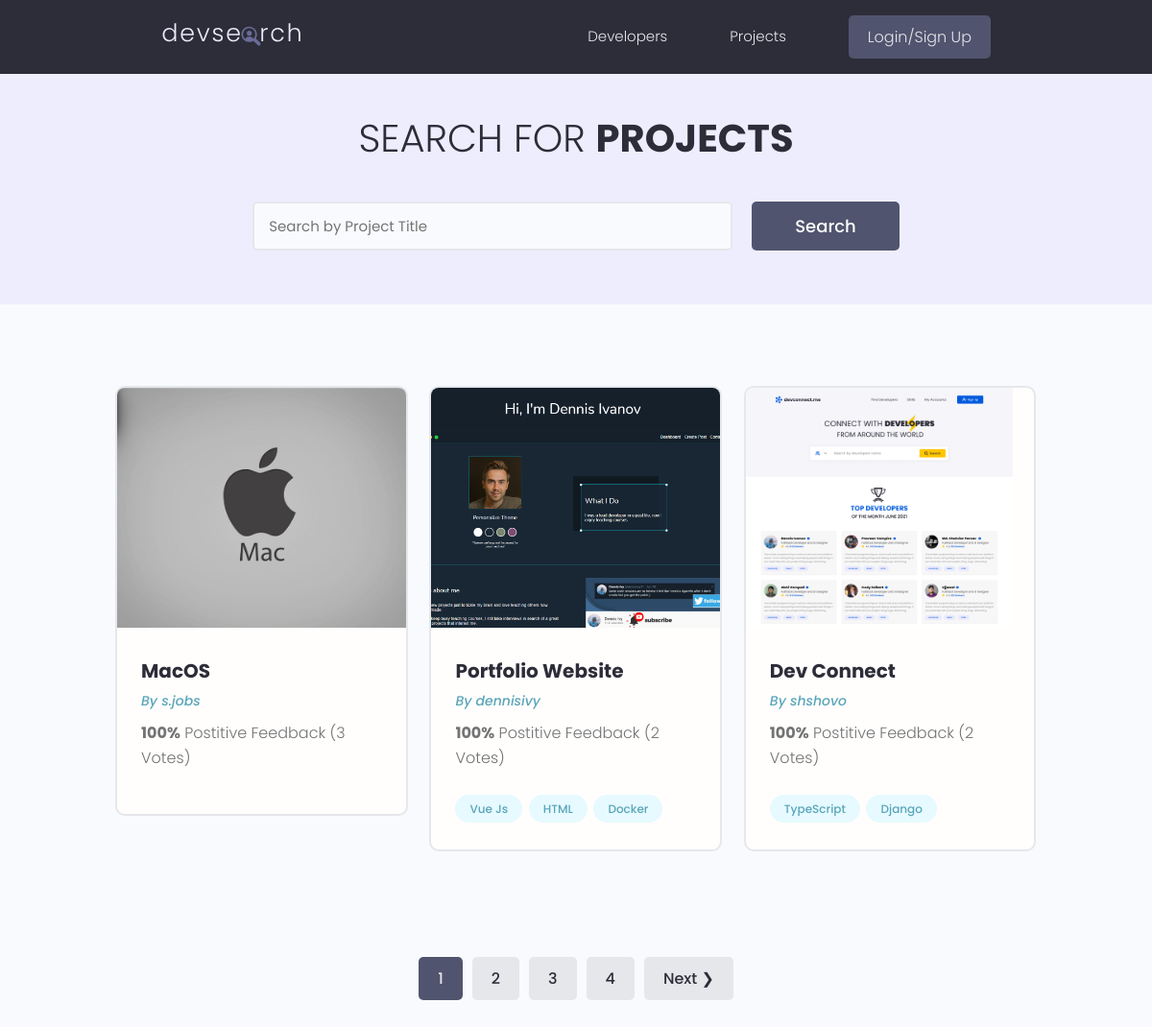
/projects/, run on the app's committed database.
### projects/models.py (models this page shows, shortened)
class Project(models.Model):
    owner = models.ForeignKey(Profile, blank=True, null=True, on_delete=models.SET_NULL)
    title = models.CharField(max_length=200)
    description = models.TextField(null=True, blank=True)
    featured_image = models.ImageField(null=True, blank=True, default='default.jpg')
    demo_link = models.CharField(max_length=2000, null=True, blank=True)
    source_link = models.CharField(max_length=2000, null=True, blank=True)
    created = models.DateTimeField(auto_now_add=True)
    tags = models.ManyToManyField('Tag', blank=True)
    vote_total = models.IntegerField(default=0, null=True, blank=True)
    vote_ratio = models.IntegerField(default=0, null=True, blank=True)
    id = models.UUIDField(default=uuid.uuid4, unique=True,
                          primary_key=True, editable=False)
    class Meta:
        ordering = ['-vote_ratio', '-vote_total']

class Tag(models.Model):
    name = models.CharField(max_length=200)
    created = models.DateTimeField(auto_now_add=True)
    id = models.UUIDField(default=uuid.uuid4, unique=True,
                          primary_key=True, editable=False)
    def __str__(self):
        return self.name

### users/models.py (models this page shows)
class Profile(models.Model):
    user = models.OneToOneField(User, on_delete=models.CASCADE, null=True, blank=True)
    name = models.CharField(max_length=200, null=True, blank=True)
    email = models.EmailField(max_length=200, blank=True, null=True)
    username = models.CharField(max_length=200, null=True, blank=True)
    location = models.CharField(max_length=200, null=True, blank=True)
    short_intro = models.CharField(max_length=200, blank=True, null=True)
    bio = models.TextField(blank=True, null=True)
    profile_image = models.ImageField(null=True, blank=True,
                                      upload_to='profiles/', default='profiles/user-default.png')
    social_github = models.CharField(max_length=200, blank=True, null=True)
    social_twitter = models.CharField(max_length=200, blank=True, null=True)
    social_linkedin = models.CharField(max_length=200, blank=True, null=True)
    social_website = models.CharField(max_length=200, blank=True, null=True)
    created = models.DateTimeField(auto_now_add=True)
    id = models.UUIDField(default=uuid.uuid4, unique=True,
                          primary_key=True, editable=False)
    def __str__(self):
        return str(self.username)
    class Meta:
        ordering = ['profile_image']

### projects/views.py (the view)
# urls.py: path('projects/', views.getProjects),
def projects(request):
    projects, search_query = searchProjects(request)
    projects, custom_range = paginateProjects(request, projects, 3)
    context = {
        'projects': projects,
        'search_query': search_query,
        'custom_range': custom_range,
    }
    return render(request, 'projects/projects.html', context)

### projects/uttils.py (called while the page is built)
def searchProjects(request):
    search_query = ''
    if request.GET.get('search_query'):
        search_query = request.GET.get('search_query')
    tags = Tag.objects.filter(name__icontains=search_query)
    projects = Project.objects.distinct().filter(
        Q(title__icontains=search_query) |
        Q(description__icontains=search_query) |
        Q(owner__username__icontains=search_query) |
        Q(owner__name__icontains=search_query) |
        Q(tags__in=tags)
    )
    return projects, search_query

def paginateProjects(request, projects, results):
    page = request.GET.get('page')
    paginator = Paginator(projects, results)
    try:
        projects = paginator.page(page)
    except PageNotAnInteger:
        page = 1
        projects = paginator.page(page)
    except EmptyPage:
        page = paginator.num_pages
        projects = paginator.page(page)
    leftIndex = (int(page) - 2)
    if leftIndex < 1:
        leftIndex = 1
    rightIndex = (int(page) + 3)
    if rightIndex > paginator.num_pages:
        rightIndex = paginator.num_pages
    custom_range = range(leftIndex, rightIndex + 1)
    return projects, custom_range

### projects/templates/projects/projects.html (shortened to what this page needs)
{% extends 'main.html' %}
{% block content %}
 <main class="projects">
    <section class="hero-section text-center">
      <div class="container container--narrow">
        <div class="hero-section__box">
          <h2>Search for <span>Projects</span></h2>
        </div>
        <div class="hero-section__search">
          <form id="searchForm" class="form" action="{% url 'projects' %}" method="get">
            <div class="form__field">
              <input class="input input--text" id="formInput#search" type="text" name="search_query"
                value="{{search_query}}"  placeholder="Search by Project Title" />
            </div>
            <input class="btn btn--sub btn--lg" type="submit" value="Search" />
          </form>
        </div>
      </div>
    </section>
    <section class="projectsList">
      <div class="container">
        <div class="grid grid--three">
        {% for project in projects %}
          <div class="column">
            <div class="card project">
              <a href="{% url 'project' project.id %}" class="project">
                <img class="project__thumbnail" src="{{ project.featured_image.url }}" alt="project thumbnail" />
                <div class="card__body">
                  <h3 class="project__title">{{project.title}}</h3>
                  <p><a class="project__author" href="{% url 'user-profile' project.owner.id %}">By {{project.owner}}</a></p>
                  <p class="project--rating">
                    <span style="font-weight: bold;">{{project.vote_ratio}}%</span> Postitive
                    Feedback ({{project.vote_total}} Vote{{project.vote_total|pluralize:'s'}})
                  </p>
                  <div class="project__tags">
                    {% for tag in project.tags.all %}
                    <span class="tag tag--pill tag--main">
                      <small>{{tag}}</small>
                    </span>
                    {% endfor %}
                  </div>
                </div>
              </a>
            </div>
          </div>
        {% endfor %}
        </div>
      </div>
      {% include 'pagination.html' with queryset=projects %}
    </section>
  </main>
{% endblock content %}

### static/styles/app.css (style rules this page uses)
:root { --color-sub: #2d2d39; }
.btn--sub { background-color: var(--color-sub-light); }
.card { border: 2px solid var(--color-light); }
img { width: 100%; }
.hero-section { height: 40vh; display: flex; align-items: center; background-color: var(--color-sub); }
.hero-section__box { margin-bottom: 4rem; }
.hero-section__box > h2, .hero-section__box > h2 > span { font-size: 4rem; color: var(--color-light); line-height: 1.3; text-transform: uppercase; }
.hero-section__box > h2 { font-weight: 300; }
.hero-section__box > h2 > span { font-weight: 700; }
.hero-section__search > .form { display: flex; align-items: center; justify-content: center; gap: 2rem; }
.hero-section__search > .form input.input--text { width: 50rem; }
.project__author { font-size: 1.4rem; font-style: italic; }
.project--rating { margin-bottom: 1.6em; margin-top: .5em; }
.projects > .hero-section { background: var(--color-sub-lighter); height: 30vh; }
.projects .hero-section__box { margin-bottom: 2.5rem; }
.projects .hero-section__box > h2 { color: var(--color-sub); }
.projects .hero-section__box > h2 > span { font-weight: 700; color: var(--color-sub); }
.projectsList { margin-top: 8rem; }
.project__thumbnail { height: 25rem; object-fit: cover; object-position: top center; }
.project__title { font-size: 2rem; font-weight: 700; color: var(--color-sub); }

### static/uikit/styles/modules/_variables.css (style rules this page uses)
:root { --color-main: #5aa5b9; --color-main-light: #e6faff; --color-sub: #3f4156; --color-sub-light: #51546e; --color-sub-lighter: #ededfd; --color-text: #737373; --color-gray: #8b8b8b; --color-light: #e5e7eb; --color-light-gray: #767676; --color-bg: #f8fafd; --color-white: #fffefd; --color-white-light: #f3f3f3; --color-success: #359e64; --color-success-bg: #def8e8; --color-error: #fc4b0b; --color-error-bg: #fff2ee; --font-base: 'Poppins', arial, helvetica, 'Segoe UI', roboto, ubuntu, sans-serif; --font-monospace: 'Fira Code', 'Courier New', courier, monospace; --font-regular: 300; --font-medium: 500; --font-bold: 700; --generic-shadow: 1px 1px 5px #00000010; --generic-transition: all 0.3s ease-in-out; }

### static/uikit/styles/modules/_base.css (style rules this page uses)
* { margin: 0; padding: 0; box-sizing: border-box; text-rendering: optimizeLegibility; color: inherit; font-size: inherit; }
html { font-size: 50%; }
@media only screen and (min-width: 480px) { html { font-size: 56.25%; } }
@media only screen and (min-width: 1200px) { html { font-size: 62.5%; } }
body { line-height: 1.6; font-weight: 400; font-size: 1.5rem; color: var(--color-text); background-color: var(--color-bg); min-height: 100vh; }

### static/uikit/styles/modules/_typography.css (style rules this page uses)
* { font-family: var(--font-base); }
h2 { font-size: 3.6rem; font-weight: var(--font-bold); }
h3 { font-size: 3.2rem; font-weight: var(--font-medium); }
p, span, strong { font-size: 1.6rem; color: var(--color-text); font-weight: var(--font-regular); }
a { padding-bottom: 2px; text-decoration: none; display: inline-block; color: var(--color-main); font-weight: var(--font-medium); }

### static/uikit/styles/modules/_utilities.css (style rules this page uses)
.container { width: 92%; max-width: 165rem; margin: 0 auto; box-sizing: border-box; }
.container--narrow { width: 92%; max-width: 120rem; }
@media screen and (min-width: 1000px) { .container { width: 90%; } }
@media screen and (min-width: 1000px) { .container--narrow { width: 85%; } }
@media screen and (min-width: 1200px) { .container { width: 80%; } }
@media screen and (min-width: 1200px) { .container--narrow { width: 72%; } }
.text-center { text-align: center; }

### static/uikit/styles/modules/_button.css (style rules this page uses)
.btn { display: inline-block; position: relative; cursor: pointer; background-color: var(--color-light); font-weight: var(--font-medium); color: var(--color-sub); text-decoration: none; padding: 1rem 2rem; border-radius: 0.5rem; border: none; width: -webkit-fit-content; width: -moz-fit-content; width: fit-content; height: -webkit-fit-content; height: -moz-fit-content; height: fit-content; font-size: 1.6rem; outline-width: 0; outline-color: transparent; -webkit-backface-visibility: hidden; backface-visibility: hidden; transition: all 0.3s ease-in-out; }
.btn--sub { background-color: var(--color-sub); color: var(--color-white); }
.btn--lg { font-size: 1.8rem; padding: 1.2rem 4.5rem; }

### static/uikit/styles/modules/_card.css (style rules this page uses)
.card { border-radius: 1rem; background-color: var(--color-white); border: 1.5px solid var(--color-light); width: auto; height: auto; margin-top: 0.5rem; margin-bottom: 0.5rem; overflow: hidden; }
.card__body, .card__header { padding: 2rem 2.5rem; }

### data on the page
Project: featured_image (picture), title "MacOS", owner "s.jobs", vote_ratio "100", vote_total "3"
Project: featured_image (picture), title "Portfolio Website", owner "dennisivy", vote_ratio "100", vote_total "2"
Tag: name "Vue Js"
Tag: name "HTML"
Tag: name "Docker"
Project: featured_image (picture), title "Dev Connect", owner "shshovo", vote_ratio "100", vote_total "2"
Tag: name "TypeScript"
Tag: name "Django"

### other printed values
{{ page }} "1" "2" "3" "4"
